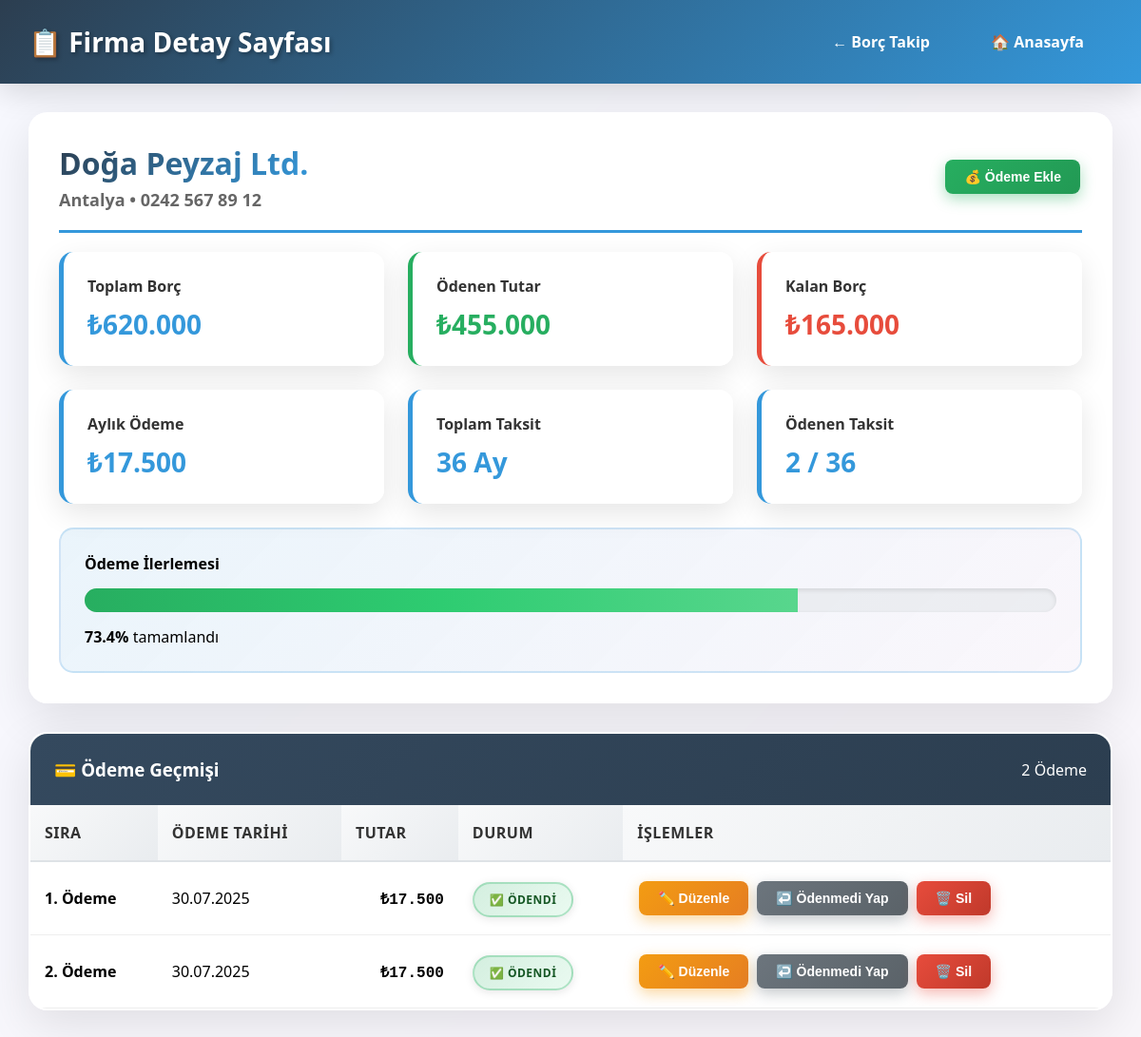
The page /firma_detay.php?id=4 (signed in) on the database its author committed.
### tables this page shows
CREATE TABLE `firmalar` (
  `id` int(11) NOT NULL,
  `firma_adi` varchar(100) NOT NULL,
  `toplam_borc` decimal(10,2) NOT NULL,
  `toplam_taksit` int(11) NOT NULL,
  `baslama_tarihi` date NOT NULL,
  `is_active` tinyint(1) DEFAULT 1,
  `sehir` varchar(100) NOT NULL,
  `telefon` varchar(20) DEFAULT NULL,
  `kalan_borc` decimal(15,2) DEFAULT 0.00,
  `taksit_sayisi` int(11) DEFAULT 0,
  `baslangic_tarihi` date DEFAULT NULL,
  `aylik_odeme` decimal(15,2) DEFAULT 0.00,
  `durum` enum('aktif','tamamlandi','gecikme') DEFAULT 'aktif',
  `created_at` timestamp NOT NULL DEFAULT current_timestamp()
);

CREATE TABLE `taksitler` (
  `id` int(11) NOT NULL,
  `firma_id` int(11) NOT NULL,
  `tutar` decimal(15,2) NOT NULL,
  `vade_tarihi` date NOT NULL,
  `odeme_tarihi` date DEFAULT NULL,
  `durum` enum('bekliyor','odendi','gecikme') DEFAULT 'bekliyor',
  `created_at` timestamp NOT NULL DEFAULT current_timestamp()
);

### firma_detay.php (the view, shortened to what this page needs)
<?php
require_once 'config.php';
$firma_id = (int)$_GET['id'];
try {
    $stmt = $pdo->prepare("
        SELECT
            f.*,
            (f.toplam_borc - f.kalan_borc) as odenen_tutar
        FROM firmalar f
        WHERE f.id = ?
    ");
    $stmt->execute([$firma_id]);
    $firma = $stmt->fetch();
} catch(PDOException $e) {
    $error_message = "Firma bilgileri bulunamadı!";
    $firma = null;
}
try {
    $odeme_stmt = $pdo->prepare("
        SELECT * FROM taksitler
        WHERE firma_id = ? AND durum = 'odendi'
        ORDER BY odeme_tarihi DESC
    ");
    $odeme_stmt->execute([$firma_id]);
    $odemeler = $odeme_stmt->fetchAll();
} catch(PDOException $e) {
    $odemeler = [];
}
?>
<!DOCTYPE html>
<html lang="tr">
<head>
</head>
<body>
    <div class="container">
        <div class="header">
            <h1>📋 Firma Detay Sayfası</h1>
            <div class="nav-links">
                <a href="borc_takip.php">← Borç Takip</a>
                <a href="dashboard.php">🏠 Anasayfa</a>
            </div>
        </div>
        <div class="content">
            <?php if ($firma): ?>
                <div class="firma-info">
                    <div class="firma-header">
                        <div class="firma-title">
                            <h2><?php echo htmlspecialchars($firma['firma_adi']); ?></h2>
                            <p><?php echo htmlspecialchars($firma['sehir']); ?> • <?php echo htmlspecialchars($firma['telefon']); ?></p>
                        </div>
                        <?php if ($firma['kalan_borc'] > 0): ?>
                            <button class="btn btn-success" onclick="showPaymentModal()">💰 Ödeme Ekle</button>
                        <?php endif; ?>
                    </div>
                    <div class="info-grid">
                        <div class="info-card">
                            <h4>Toplam Borç</h4>
                            <div class="value">₺<?php echo number_format($firma['toplam_borc'], 0, ',', '.'); ?></div>
                        </div>
                        <div class="info-card positive">
                            <h4>Ödenen Tutar</h4>
                            <div class="value">₺<?php echo number_format($firma['odenen_tutar'], 0, ',', '.'); ?></div>
                        </div>
                        <div class="info-card negative">
                            <h4>Kalan Borç</h4>
                            <div class="value">₺<?php echo number_format($firma['kalan_borc'], 0, ',', '.'); ?></div>
                        </div>
                        <div class="info-card">
                            <h4>Aylık Ödeme</h4>
                            <div class="value">₺<?php echo number_format($firma['aylik_odeme'], 0, ',', '.'); ?></div>
                        </div>
                        <div class="info-card">
                            <h4>Toplam Taksit</h4>
                            <div class="value"><?php echo $firma['taksit_sayisi']; ?> Ay</div>
                        </div>
                        <div class="info-card">
                            <h4>Ödenen Taksit</h4>
                            <div class="value"><?php echo count($odemeler); ?> / <?php echo $firma['taksit_sayisi']; ?></div>
                        </div>
                    </div>
                    <div class="progress-section">
                        <h4>Ödeme İlerlemesi</h4>
                        <?php
                        $progress = $firma['toplam_borc'] > 0 ? (($firma['odenen_tutar'] / $firma['toplam_borc']) * 100) : 0;
                        ?>
                        <div class="progress-bar">
                            <div class="progress-fill" style="width: <?php echo $progress; ?>%"></div>
                        </div>
                        <p><strong><?php echo number_format($progress, 1); ?>%</strong> tamamlandı</p>
                    </div>
                </div>
                <?php if (!empty($odemeler)): ?>
                <div class="taksit-container">
                    <div class="taksit-header">
                        <h3>💳 Ödeme Geçmişi</h3>
                        <span><?php echo count($odemeler); ?> Ödeme</span>
                    </div>
                    <table class="taksit-table">
                        <thead>
                            <tr>
                                <th>Sıra</th>
                                <th>Ödeme Tarihi</th>
                                <th>Tutar</th>
                                <th>Durum</th>
                                <th>İşlemler</th>
                            </tr>
                        </thead>
                        <tbody>
                            <?php foreach ($odemeler as $index => $odeme): ?>
                            <tr>
                                <td><strong><?php echo $index + 1; ?>. Ödeme</strong></td>
                                <td><?php echo date('d.m.Y', strtotime($odeme['odeme_tarihi'])); ?></td>
                                <td class="amount">₺<?php echo number_format($odeme['tutar'], 0, ',', '.'); ?></td>
                                <td>
                                    <span class="status-badge status-odendi">
                                        ✅ Ödendi
                                    </span>
                                </td>
                                <td>
                                    <div style="display: flex; gap: 5px; flex-wrap: wrap;">
                                        <button class="btn btn-warning" onclick="editTaksit(<?php echo $odeme['id']; ?>, <?php echo $odeme['tutar']; ?>, '<?php echo $odeme['odeme_tarihi']; ?>')">
                                            ✏️ Düzenle
                                        </button>
                                        <button class="btn btn-secondary" onclick="markUnpaid(<?php echo $odeme['id']; ?>)">
                                            ↩️ Ödenmedi Yap
                                        </button>
                                        <button class="btn btn-danger" onclick="deleteTaksit(<?php echo $odeme['id']; ?>)">
                                            🗑️ Sil
                                        </button>
                                    </div>
                                </td>
                            </tr>
                            <?php endforeach; ?>
                        </tbody>
                    </table>
                </div>
                <?php endif; ?>
            <?php else: ?>
                <div class="message error">Firma bilgileri bulunamadı!</div>
            <?php endif; ?>
        </div>
    </div>
</body>
</html>

### rows shown on the page
firmalar: firma_adi "Doğa Peyzaj Ltd.", sehir "Antalya", telefon "0242 567 89 12", toplam_borc "620.000", kalan_borc "165.000", aylik_odeme "17.500", taksit_sayisi "36"
taksitler: odeme_tarihi "30.07.2025", tutar "17.500"
taksitler: odeme_tarihi "30.07.2025", tutar "17.500"

### other values the page prints
$firma['odenen_tutar'] "455.000"
count($odemeler) "2"
$progress "73.4"
